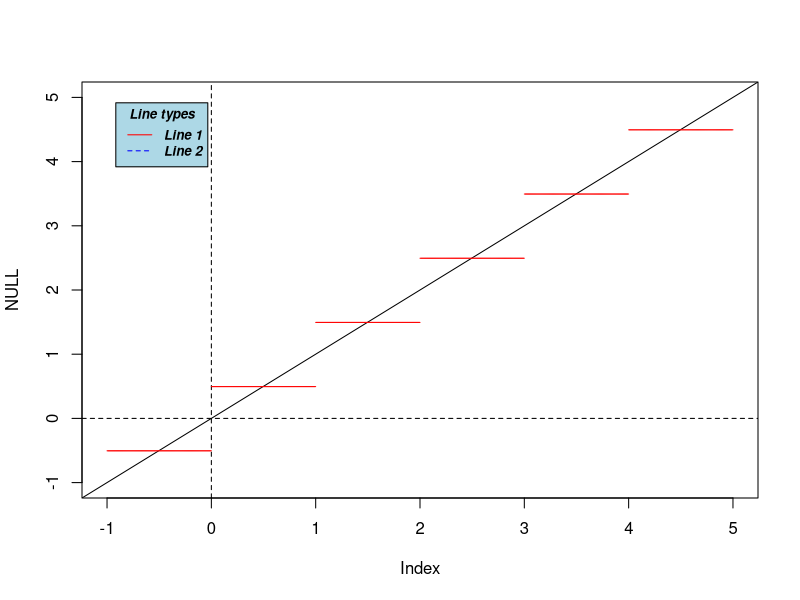

Write the R code that produced this figure. (Note: this script raises an error after producing the figure.)
t_i = seq(-1000,999.99, by = 0.01)

# y_i = floor(t_i) 
y_i = t_i

X_hat = cbind(1, t_i - (t_i %% 1))
b = solve(t(X_hat) %*% X_hat) %*% t(X_hat) %*% y_i
y_hat = X_hat %*% b

# X = cbind(1, t_i)
# 
# b = solve(t(X) %*% X) %*% t(X) %*% y_i
# 
# Xhat = cbind(1, seq(-1000, 1000, by=0.01))
# yhat = Xhat %*% b


# dis1seq = seq(-1000, 1000, by = 0.5)
# t_i_half = t_i
# for(i in 1:length(t_i)) {
#   indDis = max(which(dis1seq <= t_i[i])) #selects which month to go to
#   t_i_half[i] = dis1seq[indDis]
# }
# 
# X_half = cbind(1, t_i_half)
# 
# b_half = solve(t(X_half) %*% X_half) %*% t(X_half) %*% y_i
# 
# 
# yhat_half = X_half %*% b_half

# ------------ PLOTTING ------------
plot(x = NULL, y = NULL, ylim = c(-1,5), xlim = c(-1,5))
lines(t_i, y_i)
abline(h = 0, lty = 2); abline(v=0, lty = 2)

temp = stepfun(t_i[-1], y_hat)
plot(temp, verticals = F, col = "red", add = T)
# lines(X_half[,2],yhat_half, col = "red")

# points(t_i_half, y_i, col = "red")

legend("topleft", inset = 0.05, legend=c("Line 1", "Line 2"),
       col=c("red", "blue"), lty=1:2, cex=0.8,
       title="Line types", text.font=4, bg='lightblue')


# Testing the heights
temp = c(unique(yhat_half))
seq1 = kronecker(c(-1000:999),c(1,1))
temp = temp - seq1; temp
sum((temp^2))

# Note: it is minimizing over the entire region.


# ---------------------------------------------------------------
# - NEW STEP FUNCTION THAT IS MINIMIZING THE SQUARED ERROR LOSS -
# ---------------------------------------------------------------
final_plot_fnc <- function(d1, d2, d3) {

  t_i = seq(-1000,999.99, by = 0.01)
  y_i = t_i
  
  X_hat_1 = cbind(1, t_i - (t_i %% d1))
  b1 = solve(t(X_hat_1) %*% X_hat_1) %*% t(X_hat_1) %*% y_i
  y_hat_1 = X_hat_1 %*% b1
  
  X_hat_2 = cbind(1, t_i - (t_i %% d2))
  b2 = solve(t(X_hat_2) %*% X_hat_2) %*% t(X_hat_2) %*% y_i
  y_hat_2 = X_hat_2 %*% b2
  
  X_hat_3 = cbind(1, t_i - (t_i %% d3))
  b3 = solve(t(X_hat_3) %*% X_hat_3) %*% t(X_hat_3) %*% y_i
  y_hat_3 = X_hat_3 %*% b3
  
  # ------------ Expectations ------------
  W = cbind(1, t_i)
  beta = matrix(c(0,1), nrow = 2)
  e1 = solve(t(X_hat_1) %*% X_hat_1) %*% t(X_hat_1) %*% W %*% beta
  e2 = solve(t(X_hat_2) %*% X_hat_2) %*% t(X_hat_2) %*% W %*% beta
  e3 = solve(t(X_hat_3) %*% X_hat_3) %*% t(X_hat_3) %*% W %*% beta
  
  e1 = round(e1, digits = 5)
  e2 = round(e2, digits = 5)
  e3 = round(e3, digits = 5)
  
  # ------------ PLOTTING ------------
  plot(x = NULL, y = NULL, ylim = c(-1,5), xlim = c(-1,5),
       xlab = "t_i", ylab = "Y_i", 
       main = "Illustration of Theorem 1")
  lines(t_i, y_i)
  abline(h = 0, lty = 2); abline(v=0, lty = 2)
  
  temp1 = stepfun(t_i[-1], y_hat_1)
  temp2 = stepfun(t_i[-1], y_hat_2)
  temp3 = stepfun(t_i[-1], y_hat_3)
  
  plot(temp1, verticals = F, col = "red", add = T)
  plot(temp2, verticals = F, col = "blue", add = T)
  plot(temp3, verticals = F, col = "purple", add = T)
  
  legend("topleft", inset = 0.05, 
         legend=c(paste0(d1, " unit(s)"), 
                  paste0(d2, " unit(s)"),
                  paste0(d3, " unit(s)")),
         col=c("red", "blue", "purple"), lty=1, cex=0.8,
         title="Discretization Type", text.font=4, bg='lightblue')
  
  legend("bottomright", inset = 0.05,
         legend=c(paste0("b0: ", formatC(e1[1,1],format = "f", digits=5), 
                         ", b1: ", formatC(e1[2,1],format = "f", digits=5)), 
                  paste0("b0: ", formatC(e2[1,1],format = "f", digits=5),
                         ", b1: ", formatC(e2[2,1],format = "f", digits=5)),
                  paste0("b0: ", formatC(e3[1,1],format = "f", digits=5),
                         ", b1: ", formatC(e3[2,1],format = "f", digits=5))),
         col=c("red", "blue", "purple"), lty=1, cex=0.8,
         title="Expected Values", text.font=4, bg='lightblue')

  
}
